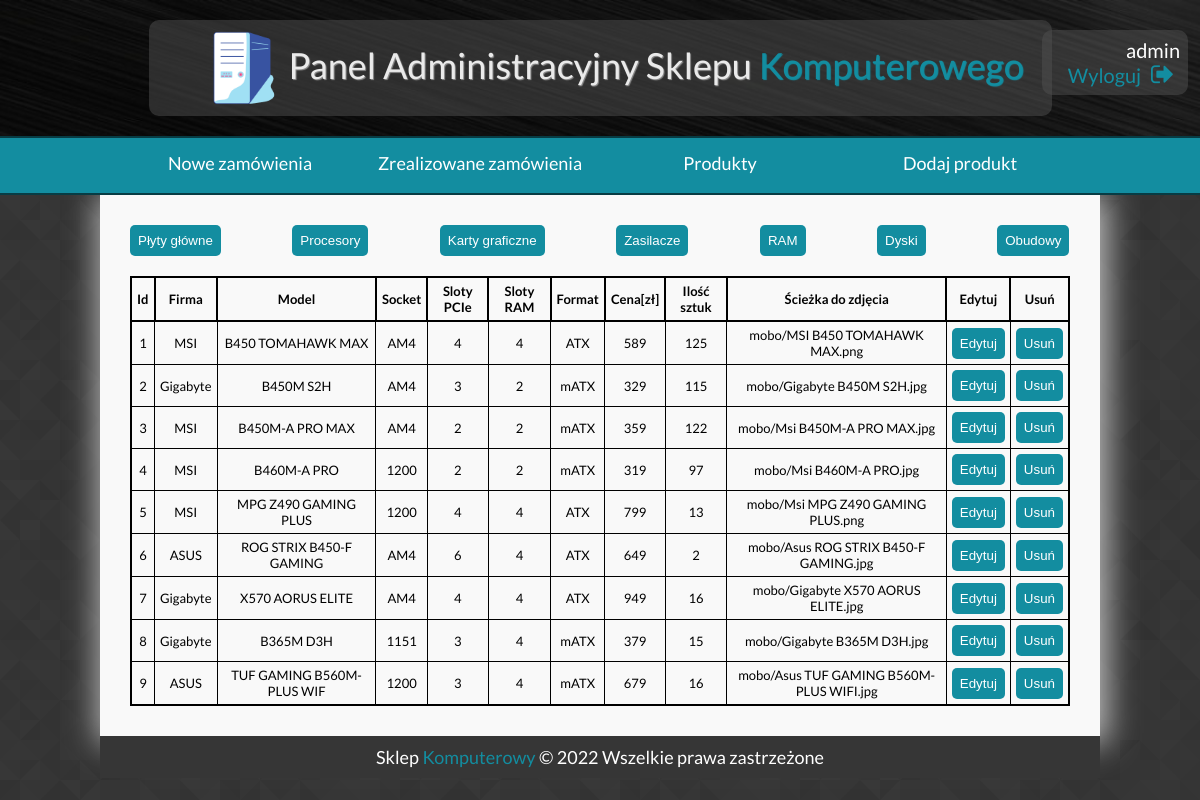
Screenshot of /admin_panel/products.php (signed in) with the database file from the repository.
### tables this page shows
CREATE TABLE `plyty_glowne` (
  `id_MOBO` int(11) NOT NULL,
  `firma` varchar(25) NOT NULL,
  `model` varchar(25) NOT NULL,
  `socket` varchar(10) NOT NULL,
  `sloty_pcie` int(11) NOT NULL,
  `sloty_ram` int(11) NOT NULL,
  `format` varchar(10) NOT NULL,
  `cena` float NOT NULL,
  `ilosc_sztuk` int(11) NOT NULL,
  `img_path` varchar(50) NOT NULL
);

### admin_panel/products.php (the view, shortened to what this page needs)
<?php
require 'dbfunc.php';
?>
<!DOCTYPE html>
<html lang="pl">
<head>
	<link rel="stylesheet" href="res/fontello/css/fontello.css" type="text/css">
	<link rel="stylesheet" href="css/core.css" type="text/css">
	<link rel="stylesheet" href="css/nav.css" type="text/css">
</head>
<body>
	<div id="site">
			<div id="header">
					<div id="logo">
							<img src="res/img/logo.png" alt="logo" style="height: 90px;float: left;">
							<div style="float: left; padding-top: 20px;">Panel Administracyjny Sklepu <span style="color: #138DA0;text-shadow: 1px 1px 1px #138DA0;">Komputerowego</span></div>
					</div>
					<div id="side">
            <?php echo $_SESSION['log_adm']."<br>"; ?>
            <a href="logout.php">Wyloguj <i class="icon-logout"></i></a>
					</div>
			</div>
		<div id="nav">
			<ul>
        <li>	<a href="index.php">Nowe zamówienia         </a></li>
				<li>	<a href="sent_orders.php">Zrealizowane zamówienia	</a></li>
				<li>	<a href="products.php">Produkty    			</a></li>
				<li>	<a href="add_product.php">Dodaj produkt  	</a></li>
			</ul>
		</div>
  <div id="content">
    <form action="" method="POST">
			<input class="btn" type="submit" name="cat" value="Płyty główne">
      <input class="btn" type="submit" name="cat" value="Procesory">
      <input class="btn" type="submit" name="cat" value="Karty graficzne">
			<input class="btn" type="submit" name="cat" value="Zasilacze">
			<input class="btn" type="submit" name="cat" value="RAM">
			<input class="btn" type="submit" name="cat" value="Dyski">
			<input class="btn" type="submit" name="cat" value="Obudowy">
    </form>
		<table id="t_prod">
			<thead>
				<tr>
				<?php
					$cat = isset($_POST['cat']) ? $_POST['cat'] : (isset($_SESSION['cat']) ? $_SESSION['cat'] : "Płyty główne");
					$conn = new mysqli($host, $dbuser, $dbpass, $dbname);
					$t_name = "plyty_glowne";
					$id_name = "id_MOBO";
					switch($cat) {
						case "Płyty główne":
							echo "<th>Id</th><th>Firma</th><th>Model</th><th>Socket</th><th>Sloty PCIe</th><th>Sloty RAM</th><th>Format</th><th>Cena[zł]</th><th>Ilość sztuk</th><th>Ścieżka do zdjęcia</th><th>Edytuj</th><th>Usuń</th></tr></thead><tbody>";
							$t_name = "plyty_glowne";
							$id_name = "id_MOBO";
						break;
					}
					$query = "SELECT * FROM ".$t_name." ORDER BY ".$id_name;
					$result = $conn->query($query);
					while($row = $result->fetch_row())
					{
						echo "<tr>";
						foreach($row as $val)
						{
							echo "<td>".$val."</td>";
						}
						echo '<td><form action="edit.php" method="POST">';
						echo '<input value="Edytuj" type="submit"></form></td>';
						echo '<td><form action="delete.php" method="POST">';
						echo '<input value="Usuń" type="submit"></form></td></tr>';
					}
				?>
			</tbody>
		</table>
	</div>
	<div id="footer">
		Sklep <span style="color: #138DA0">Komputerowy</span> &copy; 2022 Wszelkie prawa zastrzeżone
	</div>
</div>
</body>
</html>

### admin_panel/css/core.css (style rules this page uses)
body { background-image: url("../res/img/prism.png"); color: #FFFFFF; font-family: 'Lato', sans-serif; font-size: 18px; margin: 0 !important; }
#site { width: 100%; }
#header { width: 100%; padding: 20px 0; background-image: url("../res/img/2.jpg"); background-size: cover; }
#logo { width: 850px; font-size: 36px; margin: 0 auto; color: #EAEAEA; text-shadow: 1px 1px 1px #919191; border-radius: 10px; background: rgba(80,80,80,0.5); padding: 3px; padding-left: 50px; }
#side { min-width: 130px; position: absolute; right: 1vw; top: 30px; font-size: 20px; border-radius: 10px; text-align: right; background: rgba(80,80,80,0.5); padding: 8px; }
#side a:link, #side a:visited { text-decoration: none; color: #138DA0; }
#content { background-color: #f9f9f9; width: 940px; color: #000; margin: 0 auto; -webkit-box-shadow: 3px 3px 30px 5px rgba(204,204,204,0.9); -moz-box-shadow: 3px 3px 30px 5px rgba(204,204,204,0.9); box-shadow: 3px 3px 30px 5px rgba(204,204,204,0.9); padding: 30px; }
#footer { width: 1000px; margin: 0 auto; text-align: center; background-color: #363636; color: #FFF; padding: 10px 0; clear: both; }
table { font-size: 15px; margin-top: 20px; width: 100%; border: 2px solid black; border-collapse: collapse; }
#t_prod { font-size: 13px; }
td, th { padding: 5px; border-collapse: collapse; border: 1px solid black; text-align: center; }
th { border: 2px solid black; }
input[type=submit] { background-color: #138DA0; padding: 8px; color: #FFF; text-align: center; border: none; border-radius: 5px; cursor: pointer; }
.btn { margin-left: 68px; }
.btn:first-of-type { margin-left: 0; }

### admin_panel/css/nav.css (style rules this page uses)
#nav { width: 100%; padding: 5px 0; background-color: #138DA0; text-align: center; border-top: 2px solid #083C44; border-bottom: 2px solid #083C44; position: relative; z-index: 100; }
#nav ul { padding: 0; margin: 0; list-style-type: none; font-size: 18px; line-height: 230%; display: inline-block; }
#nav ul a { color: #FFFFFF; text-decoration: none; display: block; transition: all .2s; }
#nav ul > li { float: left; width: 240px; }

### rows the page displays
plyty_glowne: id_MOBO "1", firma "MSI", model "B450 TOMAHAWK MAX", socket "AM4", val "4", format "ATX", cena "589", ilosc_sztuk "125", img_path "mobo/MSI B450 TOMAHAWK MAX.png"
plyty_glowne: val "2", firma "Gigabyte", model "B450M S2H", socket "AM4", sloty_pcie "3", format "mATX", cena "329", ilosc_sztuk "115", img_path "mobo/Gigabyte B450M S2H.jpg"
plyty_glowne: id_MOBO "3", firma "MSI", model "B450M-A PRO MAX", socket "AM4", val "2", format "mATX", cena "359", ilosc_sztuk "122", img_path "mobo/Msi B450M-A PRO MAX.jpg"
plyty_glowne: id_MOBO "4", firma "MSI", model "B460M-A PRO", socket "1200", val "2", format "mATX", cena "319", ilosc_sztuk "97", img_path "mobo/Msi B460M-A PRO.jpg"
plyty_glowne: id_MOBO "5", firma "MSI", model "MPG Z490 GAMING PLUS", socket "1200", val "4", format "ATX", cena "799", ilosc_sztuk "13", img_path "mobo/Msi MPG Z490 GAMING PLUS.png"
plyty_glowne: val "6", firma "ASUS", model "ROG STRIX B450-F GAMING", socket "AM4", sloty_ram "4", format "ATX", cena "649", ilosc_sztuk "2", img_path "mobo/Asus ROG STRIX B450-F GAMING.jpg"
plyty_glowne: id_MOBO "7", firma "Gigabyte", model "X570 AORUS ELITE", socket "AM4", val "4", format "ATX", cena "949", ilosc_sztuk "16", img_path "mobo/Gigabyte X570 AORUS ELITE.jpg"
plyty_glowne: id_MOBO "8", firma "Gigabyte", model "B365M D3H", socket "1151", sloty_pcie "3", sloty_ram "4", format "mATX", cena "379", ilosc_sztuk "15", img_path "mobo/Gigabyte B365M D3H.jpg"
plyty_glowne: id_MOBO "9", firma "ASUS", model "TUF GAMING B560M-PLUS WIF", socket "1200", sloty_pcie "3", sloty_ram "4", format "mATX", cena "679", ilosc_sztuk "16", img_path "mobo/Asus TUF GAMING B560M-PLUS WIFI.jpg"

### other values shown
$_SESSION['log_adm'] "admin"
